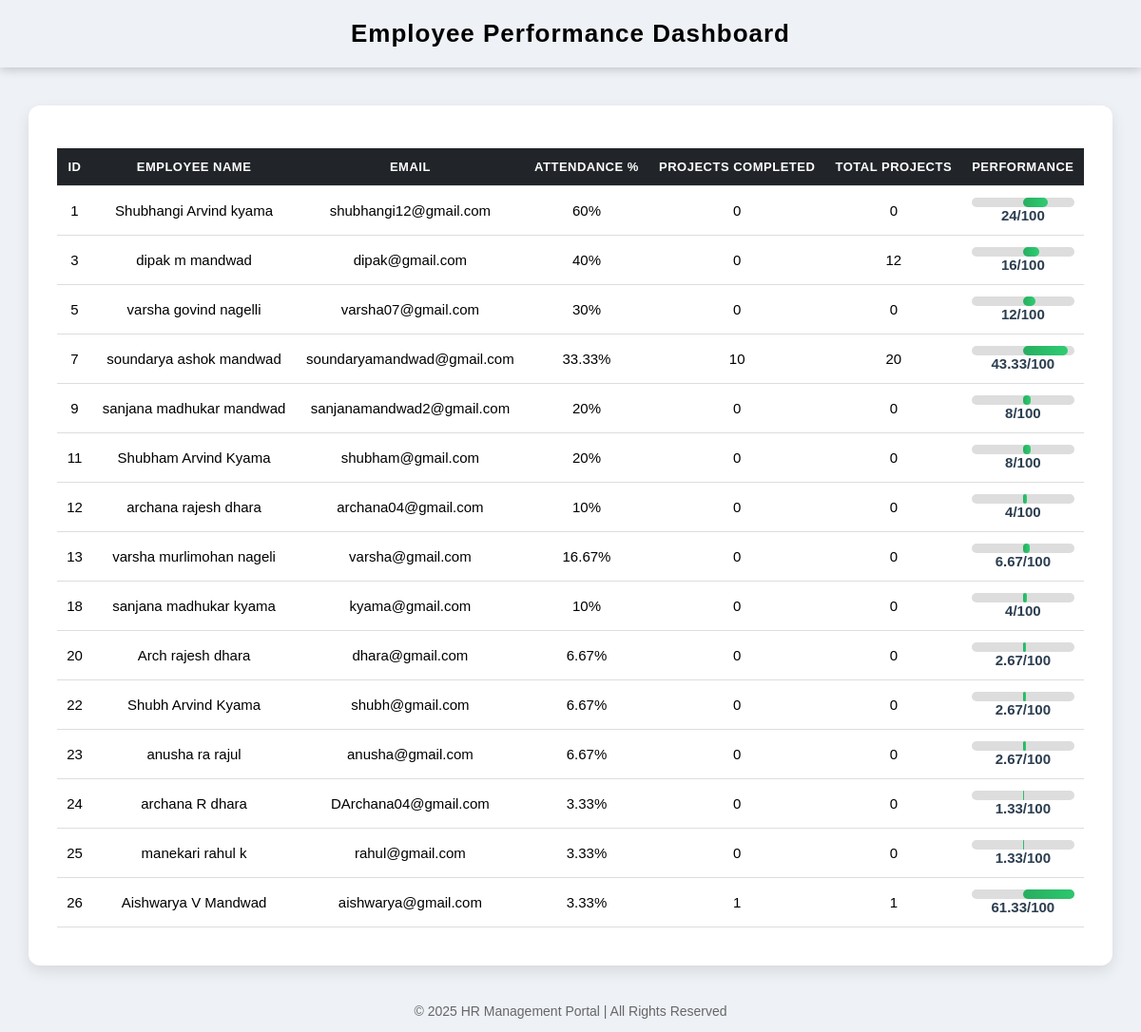
Screenshot of /hr_reports.php with the database file from the repository.
### tables this page shows
CREATE TABLE IF NOT EXISTS `employees` (
  `id` int NOT NULL AUTO_INCREMENT,
  `employee_id` varchar(50) DEFAULT NULL,
  `candidate_id` int DEFAULT NULL,
  `full_name` varchar(100) DEFAULT NULL,
  `email` varchar(100) DEFAULT NULL,
  `password` varchar(255) DEFAULT NULL,
  `contact` varchar(15) DEFAULT NULL,
  `gender` varchar(10) DEFAULT NULL,
  `qualification` varchar(100) DEFAULT NULL,
  `dob` date DEFAULT NULL,
  `photo` varchar(255) DEFAULT NULL,
  `experience_status` enum('Yes','No') DEFAULT NULL,
  `experience_details` text,
  `created_at` datetime DEFAULT CURRENT_TIMESTAMP,
  `job_id` int DEFAULT NULL,
  `account_no` varchar(30) DEFAULT NULL,
  `ifsc_code` varchar(15) DEFAULT NULL,
  `bank_name` varchar(100) DEFAULT NULL,
  PRIMARY KEY (`id`),
  UNIQUE KEY `employee_id` (`employee_id`),
  UNIQUE KEY `email` (`email`),
  KEY `candidate_id` (`candidate_id`)
);

### hr_reports.php (the view, shortened to what this page needs)
<?php
$servername = "localhost";
$username = "root";
$password = "";
$dbname = "company_db";
$conn = new mysqli($servername, $username, $password, $dbname);
$total_days = 30;
$query = "
SELECT
    e.id AS employee_id,
    e.full_name,
    e.email,
    COUNT(DISTINCT a.date) AS days_present,
    SUM(CASE WHEN p.status = 'Completed' THEN 1 ELSE 0 END) AS completed_projects,
    COUNT(p.id) AS total_projects
FROM employees e
LEFT JOIN attendance a ON e.id = a.employee_id
LEFT JOIN projects p ON e.id = p.employee_id
LEFT JOIN payroll pr ON e.id = pr.employee_id
GROUP BY e.id
";
$result = $conn->query($query);
?>
<!DOCTYPE html>
<html lang="en">
<head>
</head>
<body>
  <header>
    <h1>Employee Performance Dashboard</h1>
  </header>
  <div class="container">
     <table class="table table-bordered table-striped table-hover">
      <thead class="thead-dark">
      <tr>
        <th>ID</th>
        <th>Employee Name</th>
        <th>Email</th>
        <th>Attendance %</th>
        <th>Projects Completed</th>
        <th>Total Projects</th>
        <th>Performance</th>
      </tr>
      <?php
      if ($result->num_rows > 0) {
        while ($row = $result->fetch_assoc()) {
          $attendance_score = ($row['days_present'] / $total_days) * 40;
          $project_score = ($row['total_projects'] > 0)
              ? (($row['completed_projects'] / $row['total_projects']) * 60)
              : 0;
          $total_performance = round($attendance_score + $project_score, 2);
          $performance_percent = min(100, $total_performance);
          echo "<tr>
            <td>{$row['employee_id']}</td>
            <td>{$row['full_name']}</td>
            <td>{$row['email']}</td>
            <td>" . round(($row['days_present'] / $total_days) * 100, 2) . "%</td>
            <td>{$row['completed_projects']}</td>
            <td>{$row['total_projects']}</td>
            <td>
              <div class='performance-bar'><span style='width: {$performance_percent}%;'></span></div>
              <div class='score'>{$total_performance}/100</div>
            </td>
          </tr>";
        }
      } else {
        echo "<tr><td colspan='7'>No performance data found</td></tr>";
      }
      ?>
    </table>
  </div>
  <div class="footer">
    <p>© <?php echo date('Y'); ?> HR Management Portal | All Rights Reserved</p>
  </div>
</body>
</html>

### hr_reports.php (style rules this page uses)
body { font-family: "Poppins", sans-serif; background: #eef1f6; margin: 0; padding: 0; }
header { background: #eef1f6; color: black; text-align: center; padding: 20px 0; box-shadow: 0 2px 10px rgba(0,0,0,0.2); }
.container { width: 90%; max-width: 1200px; margin: 40px auto; background: white; border-radius: 12px; box-shadow: 0 6px 15px rgba(0,0,0,0.1); padding: 20px 30px 40px; }
h1 { margin: 0; font-size: 26px; letter-spacing: 1px; }
table { width: 100%; border-collapse: collapse; margin-top: 25px; font-size: 15px; }
th, td { padding: 12px 10px; text-align: center; border-bottom: 1px solid #ddd; }
th { background: #3498db; color: white; text-transform: uppercase; font-size: 13px; letter-spacing: 0.5px; }
.performance-bar { height: 10px; border-radius: 5px; background: #ddd; position: relative; overflow: hidden; }
.performance-bar span { position: absolute; height: 100%; background: linear-gradient(90deg, #27ae60, #2ecc71); border-radius: 5px; }
.score { font-weight: bold; color: #2c3e50; }
.footer { text-align: center; margin-top: 40px; color: #666; font-size: 14px; }
.table thead th { position: sticky; top: 0; z-index: 2; background: #212529; color: #fff; }

### rows the page displays
employees: id "1", full_name "Shubhangi Arvind kyama", email "shubhangi12@gmail.com", days_present "60", completed_projects "0", total_projects "0", total_performance "24"
employees: id "3", full_name "dipak m mandwad", email "dipak@gmail.com", days_present "40", completed_projects "0", total_projects "12", total_performance "16"
employees: id "5", full_name "varsha govind nagelli", email "varsha07@gmail.com", days_present "30", completed_projects "0", total_projects "0", total_performance "12"
employees: id "7", full_name "soundarya ashok mandwad", email "soundaryamandwad@gmail.com", days_present "33.33", completed_projects "10", total_projects "20", total_performance "43.33"
employees: id "9", full_name "sanjana madhukar mandwad", email "sanjanamandwad2@gmail.com", days_present "20", completed_projects "0", total_projects "0", total_performance "8"
employees: id "11", full_name "Shubham Arvind Kyama", email "shubham@gmail.com", days_present "20", completed_projects "0", total_projects "0", total_performance "8"
employees: id "12", full_name "archana rajesh dhara", email "archana04@gmail.com", days_present "10", completed_projects "0", total_projects "0", total_performance "4"
employees: id "13", full_name "varsha murlimohan nageli", email "varsha@gmail.com", days_present "16.67", completed_projects "0", total_projects "0", total_performance "6.67"
employees: id "18", full_name "sanjana madhukar kyama", email "kyama@gmail.com", days_present "10", completed_projects "0", total_projects "0", total_performance "4"
employees: id "20", full_name "Arch rajesh dhara", email "dhara@gmail.com", days_present "6.67", completed_projects "0", total_projects "0", total_performance "2.67"
employees: id "22", full_name "Shubh Arvind Kyama", email "shubh@gmail.com", days_present "6.67", completed_projects "0", total_projects "0", total_performance "2.67"
employees: id "23", full_name "anusha ra rajul", email "anusha@gmail.com", days_present "6.67", completed_projects "0", total_projects "0", total_performance "2.67"
employees: id "24", full_name "archana R dhara", email "DArchana04@gmail.com", days_present "3.33", completed_projects "0", total_projects "0", total_performance "1.33"
employees: id "25", full_name "manekari rahul k", email "rahul@gmail.com", days_present "3.33", completed_projects "0", total_projects "0", total_performance "1.33"
employees: id "26", full_name "Aishwarya V Mandwad", email "aishwarya@gmail.com", days_present "3.33", completed_projects "1", total_projects "1", total_performance "61.33"
